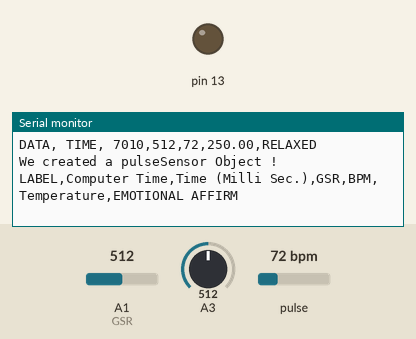
This sketch was run on a simulated Arduino Uno, built with avr-gcc and run on an emulated ATmega328P. On the bench: output pins drawn as LEDs (lit = HIGH), the last lines printed to the serial monitor. The test bench sets the inputs (shaded band); at power-on: A1 (GSR) = 512, A3 = 512, pulse 72 bpm.

Above: at 7.2 s.
7.3 s: A1 (GSR) set to 583
At 7.38 s:
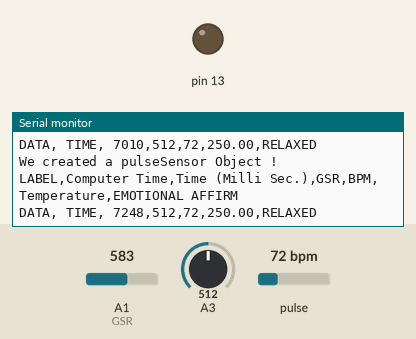
10.3 s: A1 (GSR) set to 611
At 11.2 s:
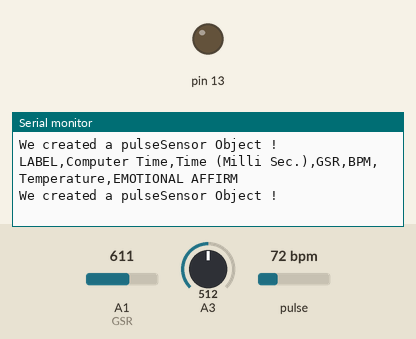
Timing chart, 0 to 13.3 s (numbered marks = the images above; inputs shaded):
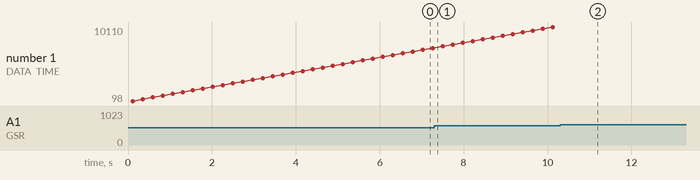

The sketch:

Emotion_detection.ino
```cpp
#define USE_ARDUINO_INTERRUPTS true
#include <PulseSensorPlayground.h>
const int PulseWire = 0;
const int LED13 = 13;
float temp=0;
int Threshold = 550;
PulseSensorPlayground pulseSensor;

int sensorValue=0;
int gsr_average=0;
unsigned long int milli_time;

void setup(){
  Serial.begin(9600);
  pulseSensor.analogInput(PulseWire);
  pulseSensor.blinkOnPulse(LED13);
  pulseSensor.setThreshold(Threshold);
//  if (pulseSensor.begin())
}

void loop()
{
    Serial.println("We created a pulseSensor Object !");  //This prints one time at Arduino power-up,  or on Arduino reset.


  Serial.println("LABEL,Computer Time,Time (Milli Sec.),GSR,BPM,Temperature,EMOTIONAL AFFIRM");

  const int GSR=A1;
  long sum=0;
  int myBPM = pulseSensor.getBeatsPerMinute();
  int flag=0;
  for(int i=0;i<10;i++)           //Average the 10 measurements to remove the glitch
      {
      sensorValue=analogRead(GSR);
      sum += sensorValue;
      delay(5);
      }

   gsr_average = sum/10;
   if(gsr_average<600 && (myBPM>=65 && myBPM<=135))
   {
   milli_time = millis();
   Serial.print("DATA, TIME, ");
   delay(110);
   Serial.print(milli_time);
   Serial.print(",");

   Serial.print(gsr_average);
   Serial.print(",");
      Serial.print(myBPM);
   Serial.print(",");

  temp=analogRead(A3);
  temp=temp*0.48828125;
  Serial.print(temp);

  Serial.print(",");

   if(((myBPM>=85&&myBPM<=125)&&(gsr_average>=350&&gsr_average<599))||(myBPM>=85&&myBPM<=125))
     Serial.print("HAPPY");
   else if(((myBPM>=80&&myBPM<=90)&&(gsr_average>=300&&gsr_average<=380))||(myBPM>=80&&myBPM<=90))
     Serial.print("SAD");

    else if(myBPM>=65&&myBPM<=79)
     Serial.print("RELAXED");

   else if(myBPM>=125)
    Serial.print("ANGRY");


    Serial.println();
    //delay(5);

   }
}
```

Measured:
- the behaviour switches between 599 and 600 on A1 (GSR) (found by bisection; images 1 and 2)
